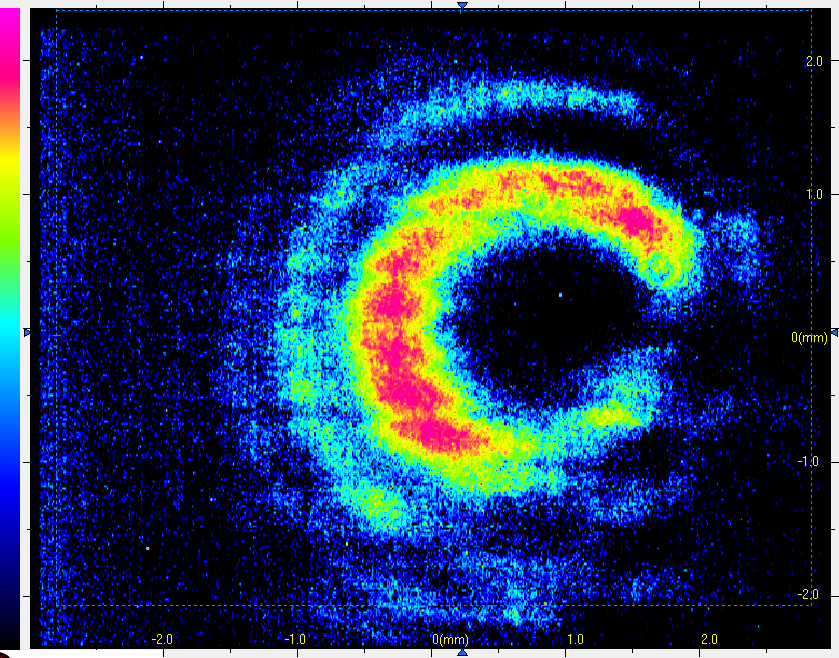
%> input picture matlab_code/oam_11.bmp, 839 x 658 px
$ octave GS_test.m   (GNU Octave 9; MATLAB toolbox functions it lacks are replaced by stand-ins)
%> lines starting %> are read from the running program, lines starting %| are printed output that depends on the picture; in (x1, y1, x2, y2) boxes, pixels count from 0 and x2, y2 are one past the last pixel; in counts of white or black regions, pixels touching at a corner belong together; the program's own positions count from 1
img = imbinarize(rgb2gray(im2double(imread('oam_11.bmp'))));
%> img: size 658x839 logical; 23.4% white; 2737 white regions (2637 under 20 px), largest, box (x1, y1, x2, y2) and area: (272, 148, 707, 542) 79310, (0, 0, 839, 658) 28717, (379, 72, 564, 149) 3547
minSize = 35;
img = bwareaopen(img,minSize);
%> img: size 658x839 logical; 21.6% white; 40 white regions
rgs = regionprops(img);
%> rgs = 40 regions; largest, box (x1, y1, x2, y2), Area and Centroid: (272, 148, 707, 542) 79310 [462.2 330.6], (0, 0, 839, 658) 28717 [238 309.7], (379, 72, 564, 149) 3547 [471.6 105.8], (831, 61, 839, 194) 1060 [835.5 128], (831, 195, 839, 328) 1060 [835.5 262]
[~,idx] = max([rgs.Area]);
%> idx = 4
rgs(idx) = [];
center = vertcat(rgs.Centroid);
%> center = 39 rows, first 12: [238 309.7; 254.5 429.2; 268.9 349.1; 329.2 240.1; 374.8 193.3; 389.1 598.5; 471.6 105.8; 395.1 583.9; 412.7 601.7; 429.9 606.1; 429.3 431.1; 437.5 519.6]
[c, R] = minboundcircle(center(:,1), center(:,2));
%> in minboundcircle, `x=x(:);`: x = 39 values, max 835.5 at index 38, min 238 at index 1, mean 539.4
%> in minboundcircle, `y=y(:);`: y = 39 values, max 615.9 at index 17, min 99.27 at index 24, mean 443.3
%> in minboundcircle, `n = length(x);`: n = 39
%> in minboundcircle, `edges = convhulln([x,y]);`: edges = [36 38; 38 39; 1 7; 2 1; 6 2; 17 13; 13 6; 39 31; 24 36; 7 24; 21 17; 31 21]
%> in minboundcircle, `edges = unique(edges(:));`: edges = [1; 2; 6; 7; 13; 17; 21; 24; 31; 36; 38; 39]
%> in minboundcircle, `x = x(edges);`: x = [238; 254.5; 389.1; 471.6; 443.7; 482.5; 533.4; 599; 635.4; 835.5; 835.5; 835.5]
%> in minboundcircle, `y = y(edges);`: y = [309.7; 429.2; 598.5; 105.8; 613.6; 615.9; 613; 99.27; 588.3; 128; 398.7; 530]
%> in minboundcircle, `n = length(x);`: n = 12
%> in minboundcircle, `iset = 4:n;`: iset = [4 5 6 7 8 9 10 11 12]
%> in minboundcircle, `tol = 10*eps*(max(abs(mean(x) - x)) + max(abs(mean(y) - y)));`: tol = 1.39e-12
%> the loop in minboundcircle, `while flag` made 4 passes
%> (aset, old.rads) on passes 2 to 3: ([12 2 10], [163; 330.5; Inf; Inf; Inf; Inf; Inf; Inf; Inf; Inf]), ([1 10 12], [163; 330.5; 332.1; Inf; Inf; Inf; Inf; Inf; Inf; Inf])
%> after the loop in minboundcircle, `while flag`: flag = false; iset = [4 5 6 7 8 9 2 11 3]; old.centers = [313.5 454.1; 566.2 319.6; 571.1 329; 570.2 329; NaN NaN; NaN NaN; NaN NaN; NaN NaN; NaN NaN; NaN NaN]; old.sets = [1 2 3; 2 3 10; 2 10 12; 1 10 12; NaN NaN NaN; NaN NaN NaN; NaN NaN NaN; NaN NaN NaN; NaN NaN NaN; NaN NaN NaN]
%> c = [570.2 329]; R = 332.8
R = round(R);
%> R = 333
xc = c(1);yc = c(2);
%> after `xc = c(1)`: xc = 570.2
%> after `yc = c(2)`: yc = 329
figure(1)
imshow(img);
hold on
plot(xc, yc, 'b+', 'LineWidth', 2)
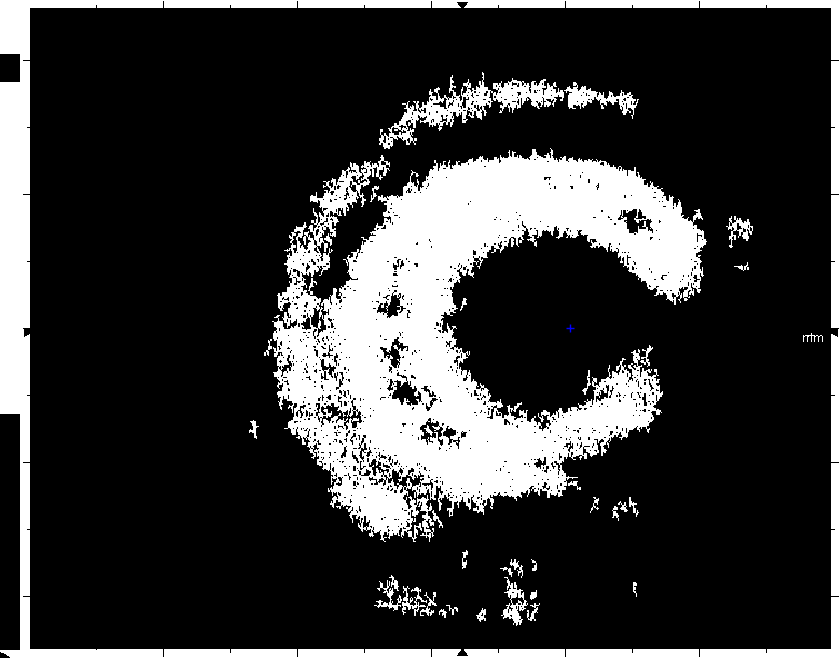
%> figure redrawn from the program's plot data
images.roi.Circle(gca,'Center',[xc yc],'Radius',R,'Color','g');
%> (this line was passed over: images is not available in this run)

%% find the center and radius manually
% figure()
% imshow(img)
% set(gcf, 'pointer', 'arrow');
% zoom on;
% pause()
% zoom off;
% [col,row] = ginput(2); % get 2 points, the center and a reference point to get de radius
% zoom out;
% close()
% c = [col(1) row(1)];
% xc = col(1); yc = row(1);
%
%
%
%
%
% R = round(sqrt(abs(col(2)-col(1)).^2 + abs(row(2)-row(1)).^2));
% imshow(img);
% hold on
% plot(xc, yc, 'b+', 'LineWidth', 2)
% images.roi.Circle(gca,'Center',[xc yc],'Radius',R,'Color','g');
%

%% crop the image


% add padding
img = (rgb2gray(im2double(imread('oam_11.bmp'))));
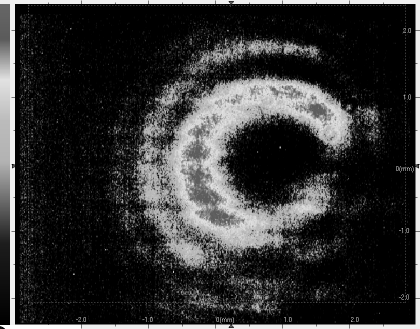
%> img: size 658x839 double (shown at 1/2 size); min 0, max 1, mean 0.196
%a = 30;b = 30; c = s(1); d = s(2);img = imcrop(img,[a b c d]);
s=(size(img));
side = 2*R;
%> side = 666
d1 = s(1);
d2 = s(2);
if s(1) <2*R
    d1 = 2*R;
%> d1 = 666
elseif s(2) < 2*R
    d2 = 2*R;
end
img = centralized_mask(img,s(1)+2*R,s(2)+2*R);
%> in centralized_mask, `center_y = floor(target_N / 2);`: center_y = 662
%> in centralized_mask, `center_x = floor(target_M / 2);`: center_x = 752
%> in centralized_mask, `start_y = max(1, center_y - floor(N / 2));`: start_y = 333
%> in centralized_mask, `end_y = min(target_N, start_y + N - 1);`: end_y = 990
%> in centralized_mask, `start_x = max(1, center_x - floor(M / 2));`: start_x = 333
%> in centralized_mask, `end_x = min(target_M, start_x + M - 1);`: end_x = 1171
figure(2)
imshow(img)

hold on
plot(xc, yc, 'r+', 'LineWidth', 4)
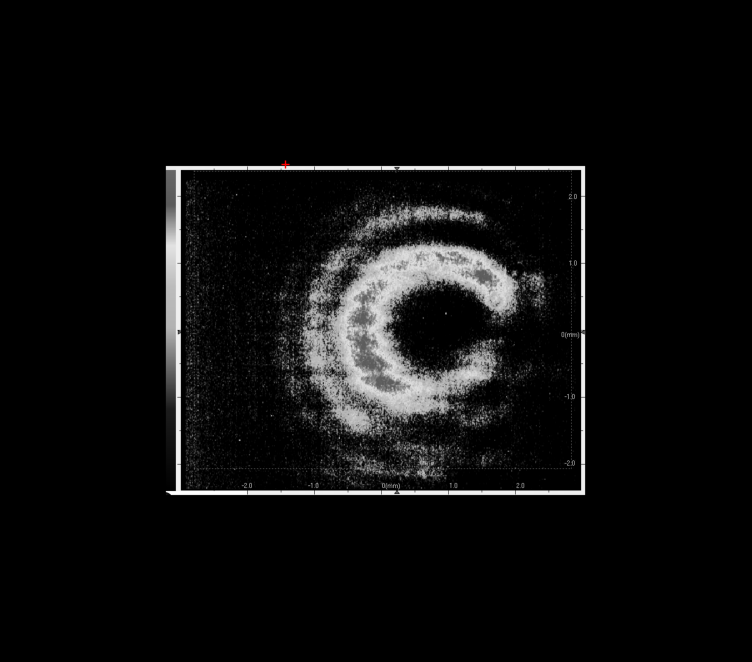
%> figure redrawn from the program's plot data; shown at 1/2 size


%Crop
img=imcrop(img,[xc yc side side]);
%> img: size 667x667 double
minSize = 6000;
img = imbinarize(img);
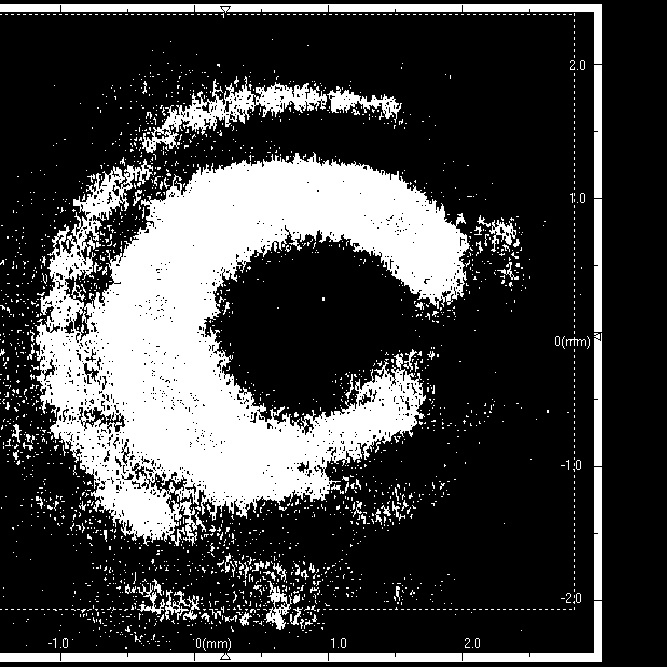
%> img: size 667x667 logical; 25.5% white; 2153 white regions (2045 under 20 px), largest, box (x1, y1, x2, y2) and area: (35, 152, 470, 546) 82582, (0, 601, 602, 662) 5763, (0, 4, 602, 64) 5172
img = bwareaopen(img,minSize);
%> img: size 667x667 logical; 18.6% white; 1 white region, box (x1, y1, x2, y2) and area: (35, 152, 470, 546) 82582
figure(3)
imshow(img)

%%
%preparing for GS
s = max(size(img));
img = ((img - min(img(:))) /(max(img(:)) - min(img(:)))) * 1;
amp = aperture(ones(s,s),side,s,s);
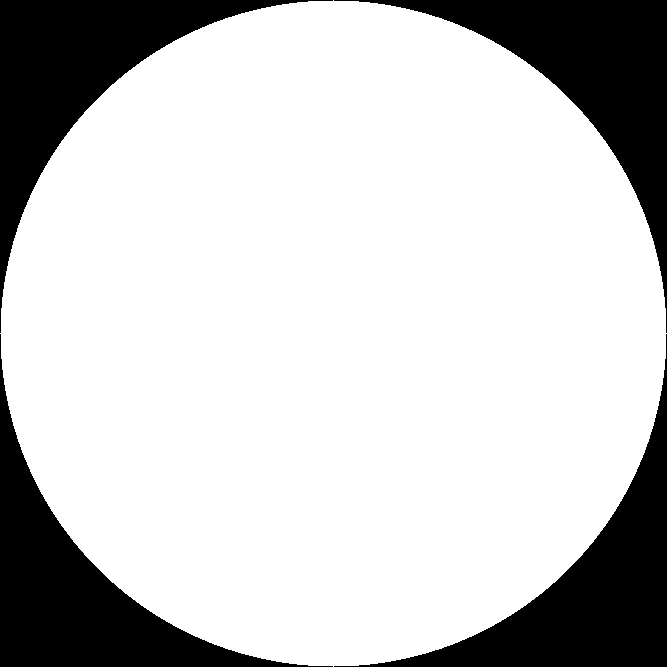
%> amp: size 667x667 double; values 0 (black) and 1 (white), 78.3% white; 4 black regions, box (x1, y1, x2, y2) and area: (0, 0, 333, 333) 24152, (334, 0, 667, 333) 24152, (0, 334, 333, 667) 24152, (334, 334, 667, 667) 24152
figure(4)
imshow(amp)


%% GS
%
mask = spiral_mask(s,s,1);
A = mask;
%A = zeros(s,s);
figure(5)
imshow(A,[0 2*pi])


source= im2double( img);
%
% A = fftshift(ifft2(fftshift(source)));
iterations = 20;
for It=1:1:iterations

    % img plane
    B = amp.*exp(1i.*A);
    BFT = fftshift(fft2(B));
    % s = fftshift(fft2(source));
    % FT plane
    A = angle(BFT)+pi;

    C = source.*exp(1i.*A);
    C = ifft2(ifftshift(C));
    % img plane
    A = angle(C)+pi;


    % [4 lines of commented-out code are left out]


end
%> this loop made 20 passes
%> pass 1, `A = angle(C)+pi;`:
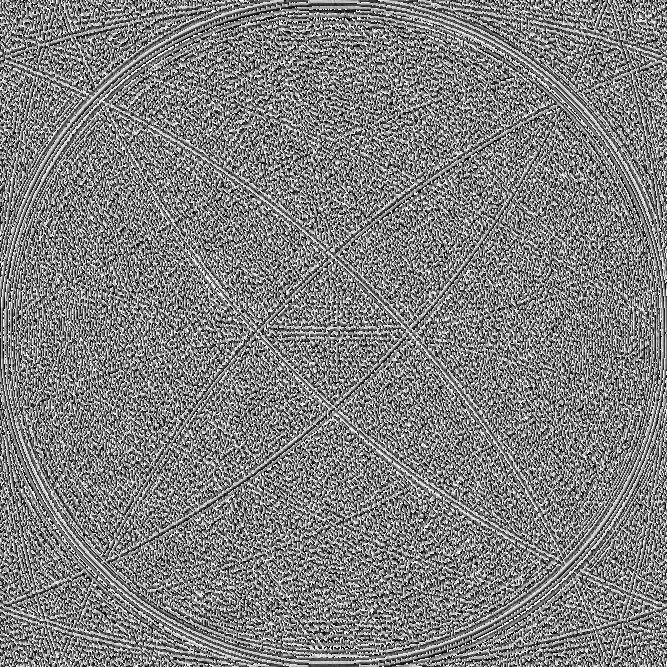
%> A: size 667x667 double; min 2.65e-05, max 6.28, mean 3.17; drawn with min black and max white

D = mod(A-mask,2*pi);
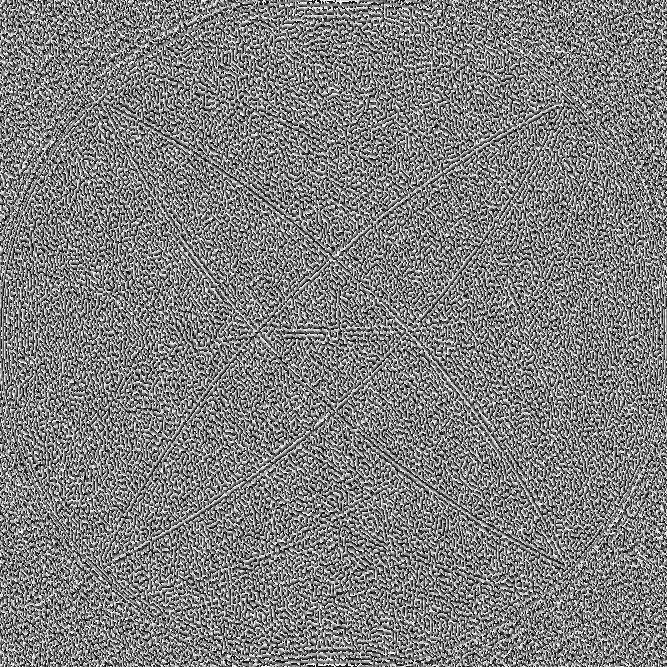
%> D: size 667x667 double; min 7.01e-05, max 6.28, mean 3.14; drawn with min black and max white
figure(6)
imshow(D, [0  2*pi])


%%


function [c_mask] = centralized_mask(mask, target_N, target_M)
    [N, M] = size(mask);

    % Calculate the central coordinates for placement
    center_y = floor(target_N / 2);
    center_x = floor(target_M / 2);

    % Calculate the region where the input mask will be placed
    start_y = max(1, center_y - floor(N / 2));
    end_y = min(target_N, start_y + N - 1);
    start_x = max(1, center_x - floor(M / 2));
    end_x = min(target_M, start_x + M - 1);

    % Create a new matrix with zeros
    centralized_phase = zeros(target_N, target_M);

    % Place the input mask at the calculated region
    centralized_phase(start_y:end_y, start_x:end_x) = mask;

    % Resize the matrix to match the target dimensions
    c_mask = centralized_phase(1:target_N, 1:target_M);

    % Convert to binary mask if the input mask was binary
    if islogical(mask)
        c_mask = c_mask > 0.5;
    end
end


function [I] = aperture(I,aperture,w,h)

             %Circular aperture
            centerY=round(h/2);
            centerX=round(w/2);

            [col, row] = meshgrid(1:w, 1:h);
            circlePixels = (row - centerY).^2 + (col - centerX).^2<= (aperture/2).^2;
            mapa=ones(h,w);
            map=circlePixels.*mapa;

            %Aperture addition
            I=map.*I;

end


% credits :
% John D'Errico (2024). A suite of minimal bounding objects
% (https://www.mathworks.com/matlabcentral/fileexchange/34767-a-suite-of-minimal-bounding-objects),
% MATLAB Central File Exchange. Retrieved February 11, 2024.


function [center,radius] = minboundcircle(x,y,hullflag)
% minboundcircle: Compute the minimum radius enclosing circle of a set of (x,y) pairs
% usage: [center,radius] = minboundcircle(x,y,hullflag)
%
% arguments: (input)
%  x,y - vectors of points, describing points in the plane as
%        (x,y) pairs. x and y must be the same size. If x and y
%        are arrays, they will be unrolled to vectors.
%
%  hullflag - boolean flag - allows the user to disable the
%        call to convhulln. This will allow older releases of
%        matlab to use this code, with a possible time penalty.
%        It also allows minboundellipse to call this code
%        efficiently.
%
%        hullflag = false --> do not use the convex hull
%        hullflag = true  --> use the convex hull for speed
%
%        default: true
%
%
% arguments: (output)
%  center - 1x2 vector, contains the (x,y) coordinates of the
%        center of the minimum radius enclosing circle
%
%  radius - scalar - denotes the radius of the minimum
%        enclosing circle
%
%
% Example usage:
%   x = randn(50000,1);
%   y = randn(50000,1);
%   tic,[c,r] = minboundcircle(x,y);toc
%
%   Elapsed time is 0.171178 seconds.
%
%   c: [-0.2223 0.070526]
%   r: 4.6358
%
%
% See also: minboundrect
%
%
% Author: John D'Errico
% E-mail: woodchips@rochester.rr.com
% Release: 1.0
% Release date: 1/10/07
% default for hullflag
if (nargin<3) || isempty(hullflag)
  hullflag = true;
elseif ~islogical(hullflag) && ~ismember(hullflag,[0 1])
  error 'hullflag must be true or false if provided'
end
% preprocess data
x=x(:);
y=y(:);
% not many error checks to worry about
n = length(x);
if n~=length(y)
  error 'x and y must be the same sizes'
end
% start out with the convex hull of the points to
% reduce the problem dramatically. Note that any
% points in the interior of the convex hull are
% never needed.
if hullflag && (n>3)
  edges = convhulln([x,y]);
  % list of the unique points on the convex hull itself
  % convhulln returns them as edges
  edges = unique(edges(:));
  % exclude those points inside the hull as not relevant
  x = x(edges);
  y = y(edges);

end
% now we must find the enclosing circle of those that
% remain.
n = length(x);
% special case small numbers of points. If we trip any
% of these cases, then we are done, so return.
switch n
  case 0
    % empty begets empty
    center = [];
    radius = [];
    return
  case 1
    % with one point, the center has radius zero
    center = [x,y];
    radius = 0;
    return
  case 2
    % only two points. center is at the midpoint
    center = [mean(x),mean(y)];
    radius = norm([x(1),y(1)] - center);
    return
  case 3
    % exactly 3 points
    [center,radius] = enc3(x,y);
    return
end
% more than 3 points.
% Use an active set strategy.
aset = 1:3; % arbitrary, but quite adequate
iset = 4:n;
% pick a tolerance
tol = 10*eps*(max(abs(mean(x) - x)) + max(abs(mean(y) - y)));
% Keep a list of old sets as tried to trap any cycles. we don't need to
% retain a huge list of sets, but only a few of the best ones. Any cycle
% must hit one of these sets. Really, I could have used a smaller list,
% but this is a small enough size that who cares? Almost always we will
% never even fill up this list anyway.
old.sets = NaN(10,3);
old.rads = inf(10,1);
old.centers = NaN(10,2);
flag = true;
while flag
  % have we seen this set before? If so, then we have entered a cycle
  aset = sort(aset);
  if ismember(aset,old.sets,'rows')
    % we have seen it before, so trap out
    center = old.centers(1,:);
    radius = old.radius(1);

    % just reset flag then continue, and the while loop will terminate
    flag = false;
    continue
  end

  % get the enclosing circle for the current set
  [center,radius] = enc3(x(aset),y(aset));

  % is this better than something from the retained sets?
  if radius < old.rads(end)
    old.sets(end,:) = sort(aset);
    old.rads(end) = radius;
    old.centers(end,:) = center;

    % sort them in increasing order of the circle radii
    [old.rads,tags] = sort(old.rads,'ascend');
    old.sets = old.sets(tags,:);
    old.centers = old.centers(tags,:);
  end

  % are all the inactive set points inside the circle?
  r = sqrt((x(iset) - center(1)).^2 + (y(iset) - center(2)).^2);
  [rmax,k] = max(r);
  if (rmax - radius) <= tol
    % the active set enclosing circle also enclosed
    % all of the inactive points.
    flag = false;
  else
    % it must be true that we can replace one member of aset
    % with iset(k). Which one?
    s1 = [aset([2 3]),iset(k)];
    [c1,r1] = enc3(x(s1),y(s1));
    if (norm(c1 - [x(aset(1)),y(aset(1))]) <= r1)
      center = c1;
      radius = r1;

      % update the active/inactive sets
      swap = aset(1);
      aset = [iset(k),aset([2 3])];
      iset(k) = swap;

      % bounce out to the while loop
      continue
    end
    s1 = [aset([1 3]),iset(k)];
    [c1,r1] = enc3(x(s1),y(s1));
    if (norm(c1 - [x(aset(2)),y(aset(2))]) <= r1)
      center = c1;
      radius = r1;

      % update the active/inactive sets
      swap = aset(2);
      aset = [iset(k),aset([1 3])];
      iset(k) = swap;

      % bounce out to the while loop
      continue
    end
    s1 = [aset([1 2]),iset(k)];
    [c1,r1] = enc3(x(s1),y(s1));
    if (norm(c1 - [x(aset(3)),y(aset(3))]) <= r1)
      center = c1;
      radius = r1;

      % update the active/inactive sets
      swap = aset(3);
      aset = [iset(k),aset([1 2])];
      iset(k) = swap;

      % bounce out to the while loop
      continue
    end

    % if we get through to this point, then something went wrong.
    % Active set problem. Increase tol, then try again.
    tol = 2*tol;

  end

end
end
% =======================================
%  begin subfunction
% =======================================
function [center,radius] = enc3(X,Y)
% minimum radius enclosing circle for exactly 3 points
%
% x, y are 3x1 vectors
% convert to complex
xy = X + sqrt(-1)*Y;
% just in case the points are collinear or nearly so, get
% the interpoint distances, and test the farthest pair
% to see if they work.
Dij = @(XY,i,j) abs(XY(i) - XY(j));
D12 = Dij(xy,1,2);
D13 = Dij(xy,1,3);
D23 = Dij(xy,2,3);
% Find the most distant pair. Test if their circumcircle
% also encloses the third point.
if (D12>=D13) && (D12>=D23)
  center = (xy(1) + xy(2))/2;
  radius = D12/2;
  if abs(center - xy(3)) <= radius
    center = [real(center),imag(center)];
    return
  end
elseif (D13>=D12) && (D13>=D23)
  center = (xy(1) + xy(3))/2;
  radius = D13/2;
  if abs(center - xy(2)) <= radius
    center = [real(center),imag(center)];
    return
  end
elseif (D23>=D12) && (D23>=D13)
  center = (xy(2) + xy(3))/2;
  radius = D23/2;
  if abs(center - xy(1)) <= radius
    center = [real(center),imag(center)];
    return
  end
end
% if we drop down to here, then the points cannot
% be collinear, so the resulting 2x2 linear system
% of equations will not be singular.
A = 2*[X(2)-X(1), Y(2)-Y(1); X(3)-X(1), Y(3)-Y(1)];
rhs = [X(2)^2 - X(1)^2 + Y(2)^2 - Y(1)^2; ...
       X(3)^2 - X(1)^2 + Y(3)^2 - Y(1)^2];

center = (A\rhs)';
radius = norm(center - [X(1),Y(1)]);

end


%% mask

function [mask] = spiral_mask(N,M,m)
     x = -N/2:1:(N/2-1);
    y = -M/2:1:(M/2-1);

    % Creates matrices with coordination system
    [x , y] = meshgrid(x,y);
     phi = angle(x+1i*y);               %azimuthal angle

     mask=mod(m*phi,2*pi);


end
